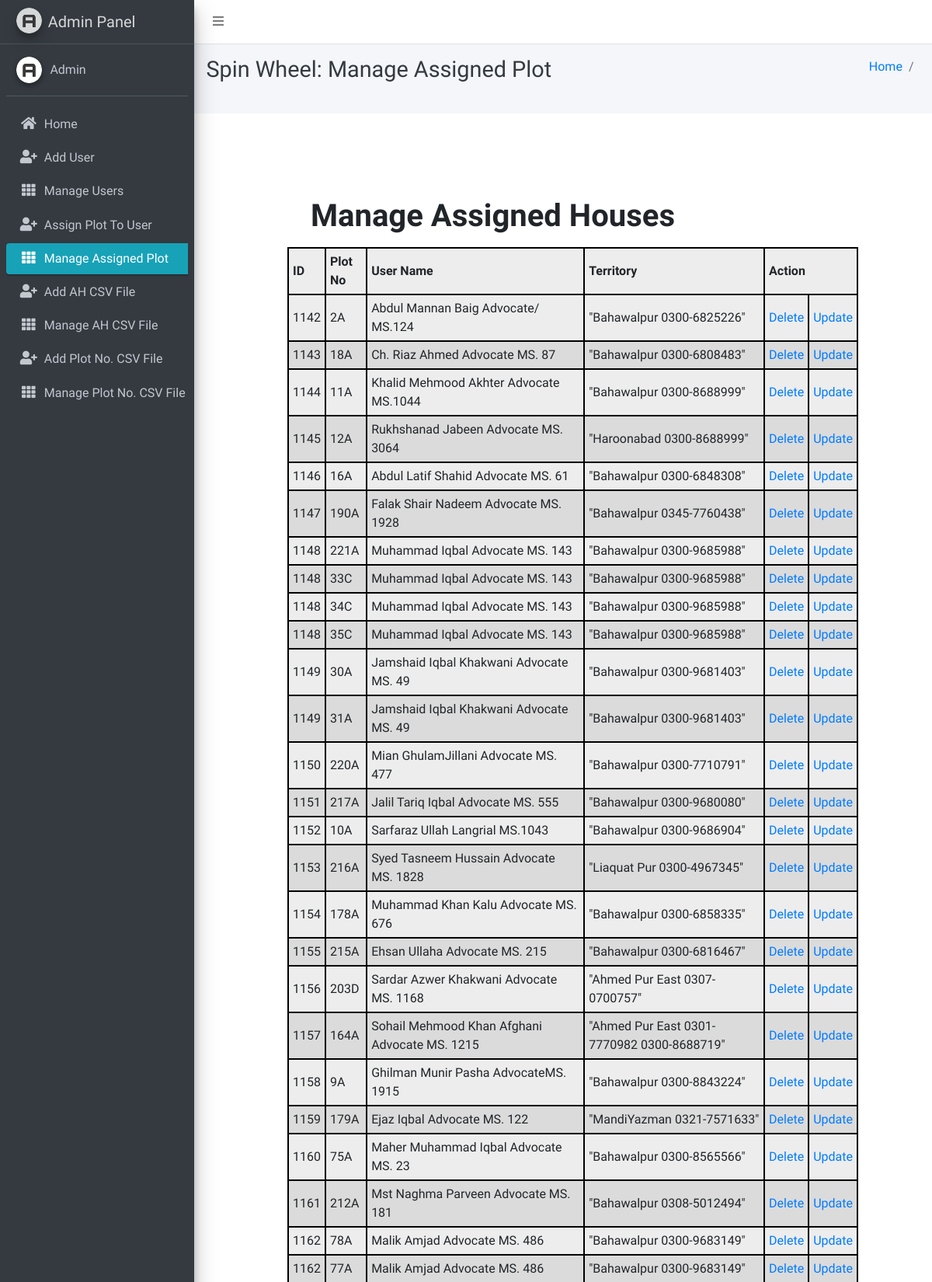
The page /assign_house_display/ (upper part) on the database its author committed.
### spinapp/models.py (models this page shows, shortened)
class AssignedHouse(models.Model):
    user = models.ForeignKey(User, on_delete=models.CASCADE)
    house_number = models.CharField(max_length=100, unique=True)

class User(models.Model):
    name = models.CharField(max_length=150)
    territory  = models.CharField(max_length=200)

### spinapp/views.py (the view)
# urls.py: path('assign_house_display/', views.assign_house_display, name='assign_house_display'),
def assign_house_display(request):
    assigned_houses = AssignedHouse.objects.select_related("user").all()
    return render(request, "assignhouse/display_assigned_houses.html", {"assigned_houses": assigned_houses})

### template/assignhouse/display_assigned_houses.html (shortened to what this page needs)
{% extends 'main_admin/base.html' %}
{% load static %}
{% block secondnavbar %}
<div class="content-header">
  <div class="container-fluid">
    <div class="row mb-2">
      <div class="col-sm-6">
        <h1 class="m-0 text-dark">
          {% block page_title %} Spin Wheel: Manage Assigned Plot{% endblock page_title %}
        </h1>
      </div>
      <div class="col-sm-6">
        <ol class="breadcrumb float-sm-right">
          <li class="breadcrumb-item">
            <a href="http://127.0.0.1:8000/adminpanel/">Home</a>
          </li>
          <li class="breadcrumb-item active">{{ page_title }}</li>
        </ol>
      </div>
    </div>
  </div>
</div>
<section class="content">
  <div class="container-fluid">
    <div class="row">
      <div class="col-md-12">
      </div>
    </div>
  </div>
</section>
{% endblock secondnavbar %}
{% block bodycontent %}
<div class="heads">
  <div class="userform">
      <h1><label for="email" class="form-label">Manage Assigned Houses</label></h1>
      <table>
        <thead>
          <th>ID</th>
          <th>Plot No</th>
          <th>User Name</th>
          <th>Territory</th>
          <th colspan="2">Action</th>
        </thead>
        <tbody>
            {% for assigned_houses in assigned_houses %}
          <tr>
            <td>{{assigned_houses.user.id}}</td>
            <td>{{ assigned_houses.house_number }}</td>
            <td>{{ assigned_houses.user.name }}</td>
            <td>{{ assigned_houses.user.territory }}</td>
            <td><a href="/delassignhouse/{{assigned_houses.id}}"> Delete </a></td>
            <td><a href="/updateassignhouse/{{assigned_houses.id}}"> Update </a></td>
          </tr>
          {% empty %}
          <tr>
            <td colspan="3">No houses assigned yet.</td>
          </tr>
          {% endfor %}
        </tbody>
      </table>
  </div>
</div>
{% endblock bodycontent %}

### template/assignhouse/display_assigned_houses.html (style rules this page uses)
.form-label { margin-left: 55px; padding-top: 1.2vmax; }
.heads { min-height: 90vh; max-width: 81vw; background-color:rgb(255, 255, 255); }
.userform { width: 80%; min-height: 60vh; margin: 0 auto; }
table { margin-left: 25px; }
table, th, td { border: 2px solid black; border-collapse: collapse; }
th, td { padding: 5px; }
tr:nth-child(even) { background-color: #dbdbdb; }
tr:nth-child(odd) { background-color:rgba(223, 223, 223, 0.56); }

### rows shown on the page
AssignedHouse: user.id "1142", house_number "2A", user.name "Abdul Mannan Baig Advocate/ MS.124", user.territory "\"Bahawalpur 0300-6825226\""
AssignedHouse: user.id "1143", house_number "18A", user.name "Ch. Riaz Ahmed Advocate MS. 87", user.territory "\"Bahawalpur 0300-6808483\""
AssignedHouse: user.id "1144", house_number "11A", user.name "Khalid Mehmood Akhter Advocate MS.1044", user.territory "\"Bahawalpur 0300-8688999\""
AssignedHouse: user.id "1145", house_number "12A", user.name "Rukhshanad Jabeen Advocate MS. 3064", user.territory "\"Haroonabad 0300-8688999\""
AssignedHouse: user.id "1146", house_number "16A", user.name "Abdul Latif Shahid Advocate MS. 61", user.territory "\"Bahawalpur 0300-6848308\""
AssignedHouse: user.id "1147", house_number "190A", user.name "Falak Shair Nadeem Advocate MS. 1928", user.territory "\"Bahawalpur 0345-7760438\""
AssignedHouse: user.id "1148", house_number "221A", user.name "Muhammad Iqbal Advocate MS. 143", user.territory "\"Bahawalpur 0300-9685988\""
AssignedHouse: user.id "1148", house_number "33C", user.name "Muhammad Iqbal Advocate MS. 143", user.territory "\"Bahawalpur 0300-9685988\""
AssignedHouse: user.id "1148", house_number "34C", user.name "Muhammad Iqbal Advocate MS. 143", user.territory "\"Bahawalpur 0300-9685988\""
AssignedHouse: user.id "1148", house_number "35C", user.name "Muhammad Iqbal Advocate MS. 143", user.territory "\"Bahawalpur 0300-9685988\""
AssignedHouse: user.id "1149", house_number "30A", user.name "Jamshaid Iqbal Khakwani Advocate MS. 49", user.territory "\"Bahawalpur 0300-9681403\""
AssignedHouse: user.id "1149", house_number "31A", user.name "Jamshaid Iqbal Khakwani Advocate MS. 49", user.territory "\"Bahawalpur 0300-9681403\""
AssignedHouse: user.id "1150", house_number "220A", user.name "Mian GhulamJillani Advocate MS. 477", user.territory "\"Bahawalpur 0300-7710791\""
AssignedHouse: user.id "1151", house_number "217A", user.name "Jalil Tariq Iqbal Advocate MS. 555", user.territory "\"Bahawalpur 0300-9680080\""
AssignedHouse: user.id "1152", house_number "10A", user.name "Sarfaraz Ullah Langrial MS.1043", user.territory "\"Bahawalpur 0300-9686904\""
AssignedHouse: user.id "1153", house_number "216A", user.name "Syed Tasneem Hussain Advocate MS. 1828", user.territory "\"Liaquat Pur 0300-4967345\""
AssignedHouse: user.id "1154", house_number "178A", user.name "Muhammad Khan Kalu Advocate MS. 676", user.territory "\"Bahawalpur 0300-6858335\""
AssignedHouse: user.id "1155", house_number "215A", user.name "Ehsan Ullaha Advocate MS. 215", user.territory "\"Bahawalpur 0300-6816467\""
AssignedHouse: user.id "1156", house_number "203D", user.name "Sardar Azwer Khakwani Advocate MS. 1168", user.territory "\"Ahmed Pur East 0307-0700757\""
AssignedHouse: user.id "1157", house_number "164A", user.name "Sohail Mehmood Khan Afghani Advocate MS. 1215", user.territory "\"Ahmed Pur East 0301-7770982 0300-8688719\""
AssignedHouse: user.id "1158", house_number "9A", user.name "Ghilman Munir Pasha AdvocateMS. 1915", user.territory "\"Bahawalpur 0300-8843224\""
AssignedHouse: user.id "1159", house_number "179A", user.name "Ejaz Iqbal Advocate MS. 122", user.territory "\"MandiYazman 0321-7571633\""
AssignedHouse: user.id "1160", house_number "75A", user.name "Maher Muhammad Iqbal Advocate MS. 23", user.territory "\"Bahawalpur 0300-8565566\""
AssignedHouse: user.id "1161", house_number "212A", user.name "Mst Naghma Parveen Advocate MS. 181", user.territory "\"Bahawalpur 0308-5012494\""
AssignedHouse: user.id "1162", house_number "78A", user.name "Malik Amjad Advocate MS. 486", user.territory "\"Bahawalpur 0300-9683149\""
AssignedHouse: user.id "1162", house_number "77A", user.name "Malik Amjad Advocate MS. 486", user.territory "\"Bahawalpur 0300-9683149\""
